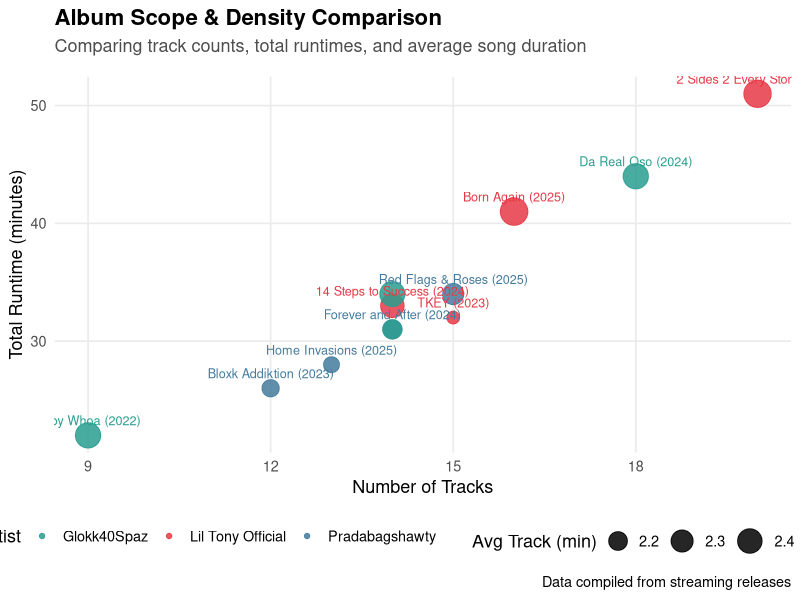

Reproduce this figure in R.
## ---- chunk 1
#| label: setup
library(tidyverse)
## ---- chunk 2
#| label: album-data
albums <- tibble(
  artist = c(
    rep("Lil Tony Official", 4),
    rep("Pradabagshawty", 4),
    rep("Glokk40Spaz", 4)
  ),
  album = c(
    "TKEY (2023)", "2 Sides 2 Every Story (2023)", "14 Steps to Success (2024)", "Born Again (2025)",
    "Bloxk Addiktion (2023)", "Forever and After (2024)", "Home Invasions (2025)", "Red Flags & Roses (2025)",
    "Baby Whoa (2022)", "Don't Get Took Off 3 (2022)", "Took The Biggest Risk (2023)", "Da Real Oso (2024)"
  ),
  tracks = c(
    15, 20, 14, 16,
    12, 14, 13, 15,
    9, 14, 14, 18
  ),
  runtime = c(
    32, 51, 33, 41,
    26, 31, 28, 34,
    22, 34, 31, 44
  )
) |>
  mutate(avg_track_len = round(runtime / tracks, 2))
## ---- chunk 3
#| label: album-plot
#| fig-width: 9
#| fig-height: 6
ggplot(albums, aes(x = tracks, y = runtime, color = artist)) +
  geom_point(aes(size = avg_track_len), alpha = 0.85) +
  geom_text(aes(label = album), vjust = -1, size = 3.2, check_overlap = TRUE, show.legend = FALSE) +
  scale_color_manual(values = c(
    "Lil Tony Official" = "#E63946",
    "Pradabagshawty" = "#457B9D",
    "Glokk40Spaz" = "#2A9D8F"
  )) +
  scale_size_continuous(range = c(4, 9), name = "Avg Track (min)") +
  labs(
    title = "Album Scope & Density Comparison",
    subtitle = "Comparing track counts, total runtimes, and average song duration",
    x = "Number of Tracks",
    y = "Total Runtime (minutes)",
    color = "Artist",
    caption = "Data compiled from streaming releases"
  ) +
  theme_minimal(base_size = 13) +
  theme(
    plot.title = element_text(face = "bold", size = 16),
    plot.subtitle = element_text(color = "gray30", margin = margin(b = 15)),
    panel.grid.minor = element_blank(),
    legend.position = "bottom"
  )
